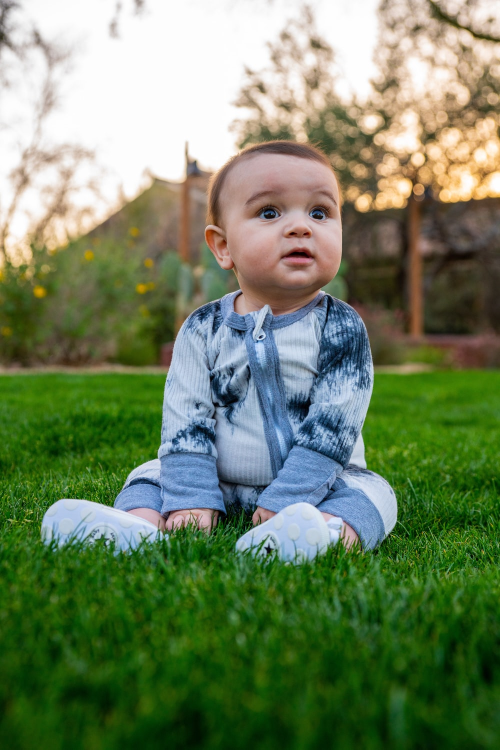
#> input picture opencv_demo-main/image_basics_py/baby.jpg, 1000 x 1499 px (shown at 1/2 size)
$ python image_resize_both.py
#> lines starting #> are read from the running program, lines starting #| are printed output that depends on the picture
import cv2
import numpy
import imutils

#img read and display
img=cv2.imread("baby.jpg")
#> img is the input picture: shape (1499, 1000, 3); mean B, G, R 96.6, 130.3, 112.1


#normal resize(aspect ration not preserved)
resize=cv2.resize(img,(1000,500))
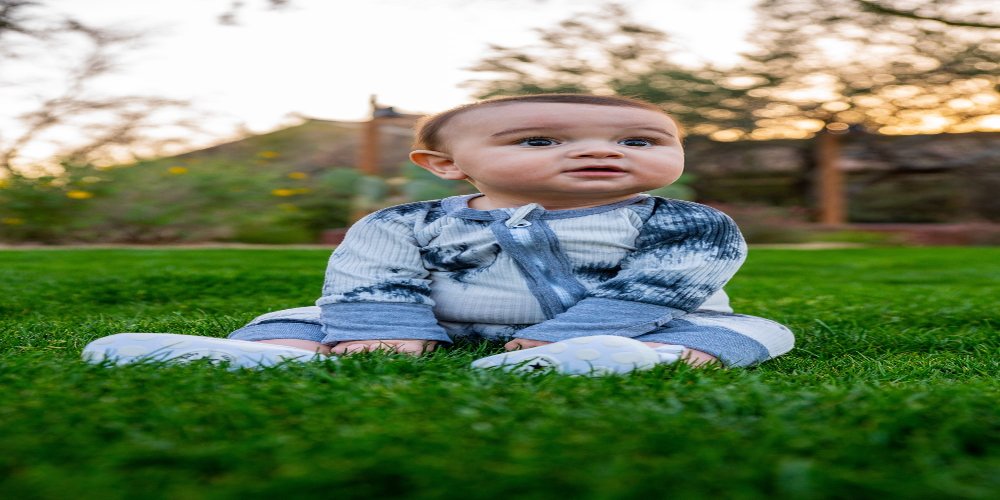
#> resize: shape (500, 1000, 3); mean B, G, R 96.5, 130.2, 112

#imutils resize (preserves the aspect ration)
resize_imutils = imutils.resize(img,width=100)
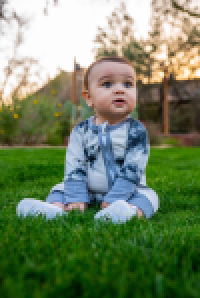
#> resize_imutils: shape (149, 100, 3) (shown 2 times larger); mean B, G, R 96.6, 130.3, 112.1


#image show
imgshow=cv2.imshow("Image", resize)
cv2.waitKey(0)
imgshow=cv2.imshow("Image", resize_imutils)
cv2.waitKey(0)

$ run again, with opencv_demo-main/image_basics_py/balloon.jpg copied over opencv_demo-main/image_basics_py/baby.jpg
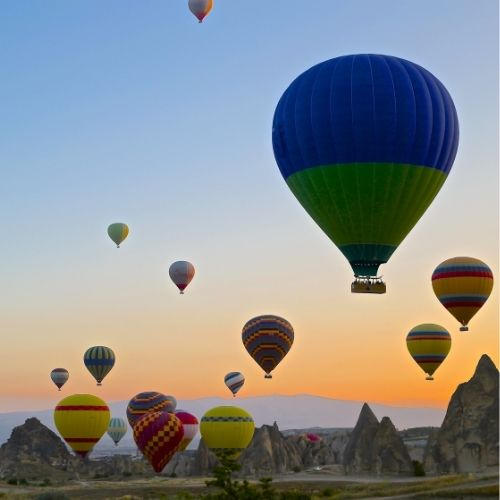
#> input picture opencv_demo-main/image_basics_py/balloon.jpg, 500 x 500 px
#> img is the input picture: shape (500, 500, 3); mean B, G, R 144, 143, 139.8
#> `resize=cv2.resize(img,(1000,500))`:
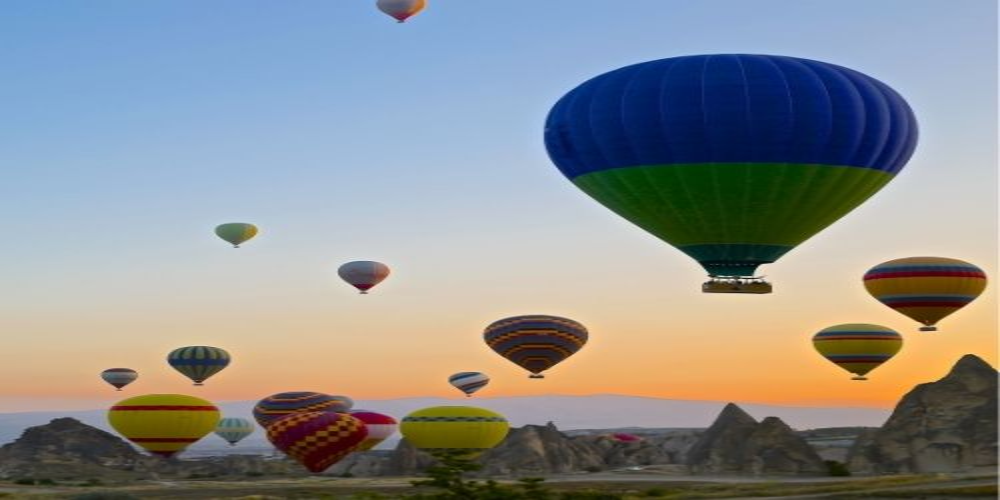
#> resize: shape (500, 1000, 3); mean B, G, R 144, 143.1, 139.8
#> `resize_imutils = imutils.resize(img,width=100)`:
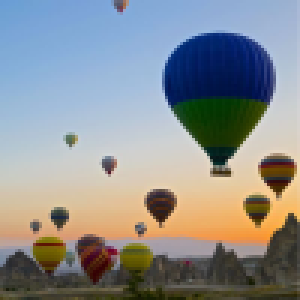
#> resize_imutils: shape (100, 100, 3) (shown 3 times larger); mean B, G, R 144, 143, 139.8

$ run again, with opencv_demo-main/image_basics_py/dhoni.jpg copied over opencv_demo-main/image_basics_py/baby.jpg
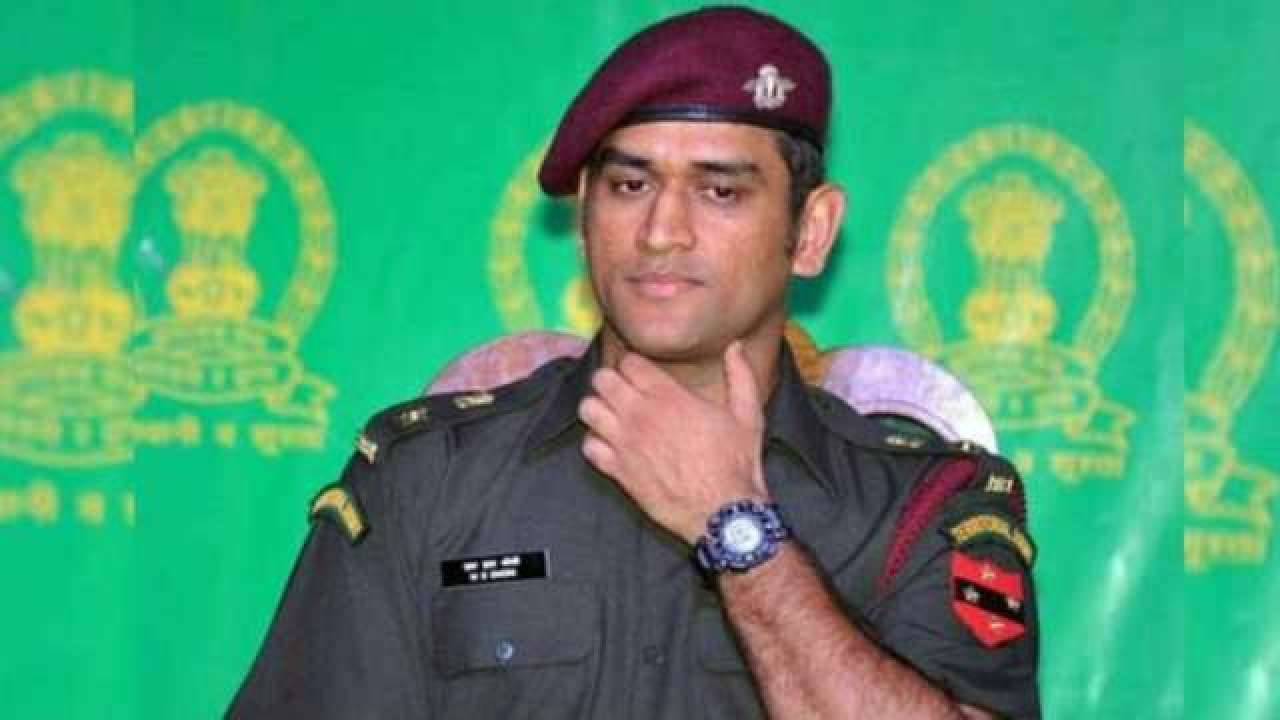
#> input picture opencv_demo-main/image_basics_py/dhoni.jpg, 1280 x 720 px
#> img is the input picture: shape (720, 1280, 3); mean B, G, R 112, 154.2, 77.3
#> `resize=cv2.resize(img,(1000,500))`:
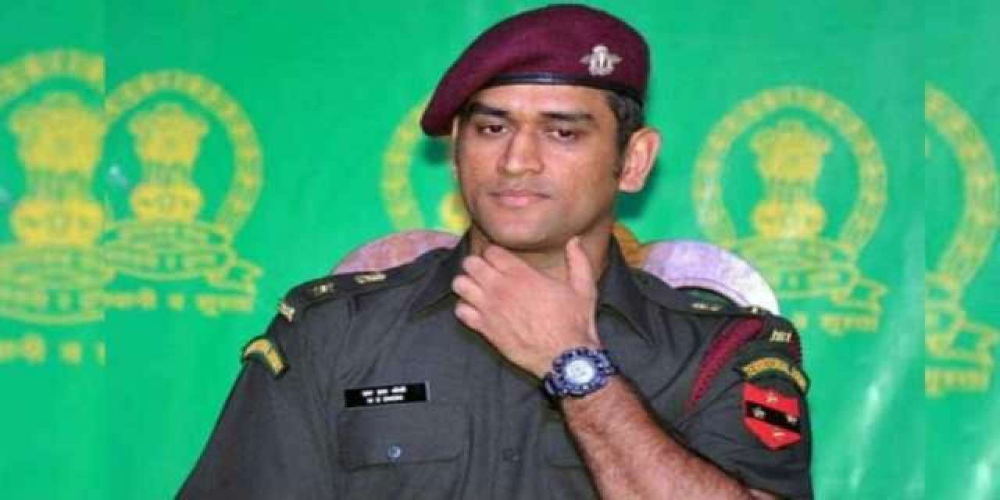
#> resize: shape (500, 1000, 3); mean B, G, R 111.9, 154.1, 77.2
#> `resize_imutils = imutils.resize(img,width=100)`:
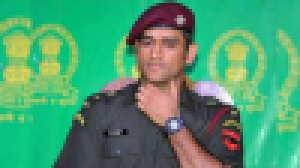
#> resize_imutils: shape (56, 100, 3) (shown 3 times larger); mean B, G, R 112, 154.2, 77.3
